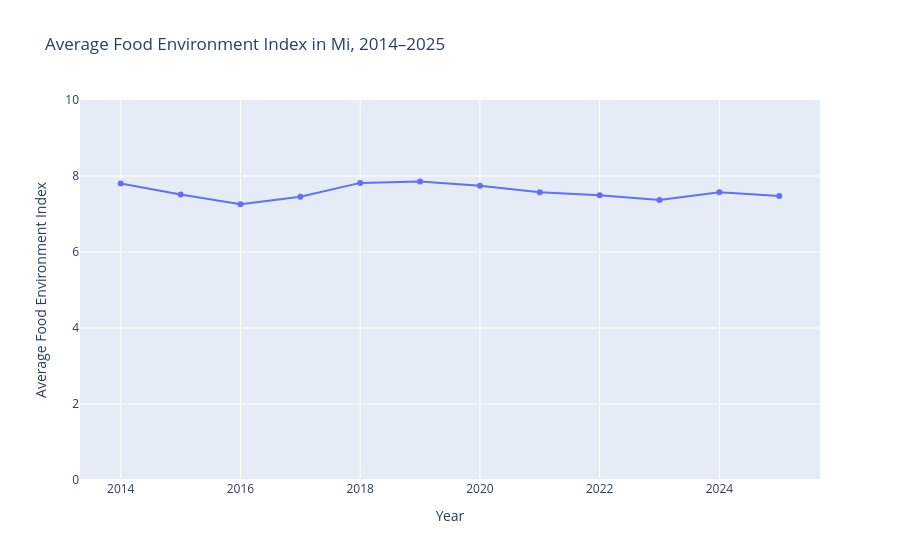

The cell this chart's notebook holds for it:
### Code cell
#You can use this function to see changes in the Food Environment Index by entering the abbreviation of the state.
#Index is calculated based on factors that contribute to a healthy food environment, from 0 (worst) to 10 (best).

food_env_trend("MI")

### Figure 1 — Plotly figure (JSON) as saved in the notebook; plotly's stock layout.template omitted (floating-point values rounded to 4 significant figures)
{"data": [{"hovertemplate": "Year=%{x}<br>Average Food Environment Index=%{y}<extra></extra>", "legendgroup": "", "line": {"color": "#636efa", "dash": "solid"}, "marker": {"symbol": "circle"}, "mode": "lines+markers", "name": "", "orientation": "v", "showlegend": false, "type": "scatter", "x": [2014, 2015, 2016, 2017, 2018, 2019, 2020, 2021, 2022, 2023, 2024, 2025], "xaxis": "x", "y": [7.805, 7.516, 7.257, 7.457, 7.818, 7.854, 7.743, 7.573, 7.496, 7.37, 7.57, 7.477], "yaxis": "y"}], "layout": {"legend": {"tracegroupgap": 0}, "title": {"text": "Average Food Environment Index in Mi, 2014–2025"}, "xaxis": {"anchor": "y", "domain": [0, 1], "title": {"text": "Year"}}, "yaxis": {"anchor": "x", "domain": [0, 1], "range": [0, 10], "title": {"text": "Average Food Environment Index"}}}}
